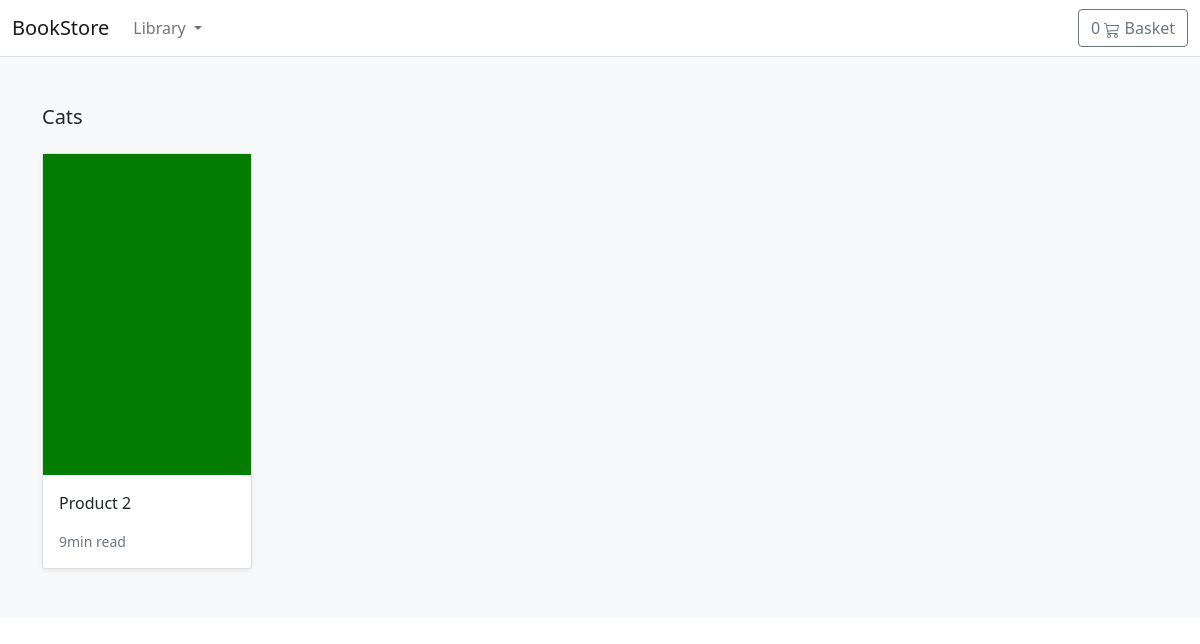
The page /shop/cats/ on the database as committed earlier.
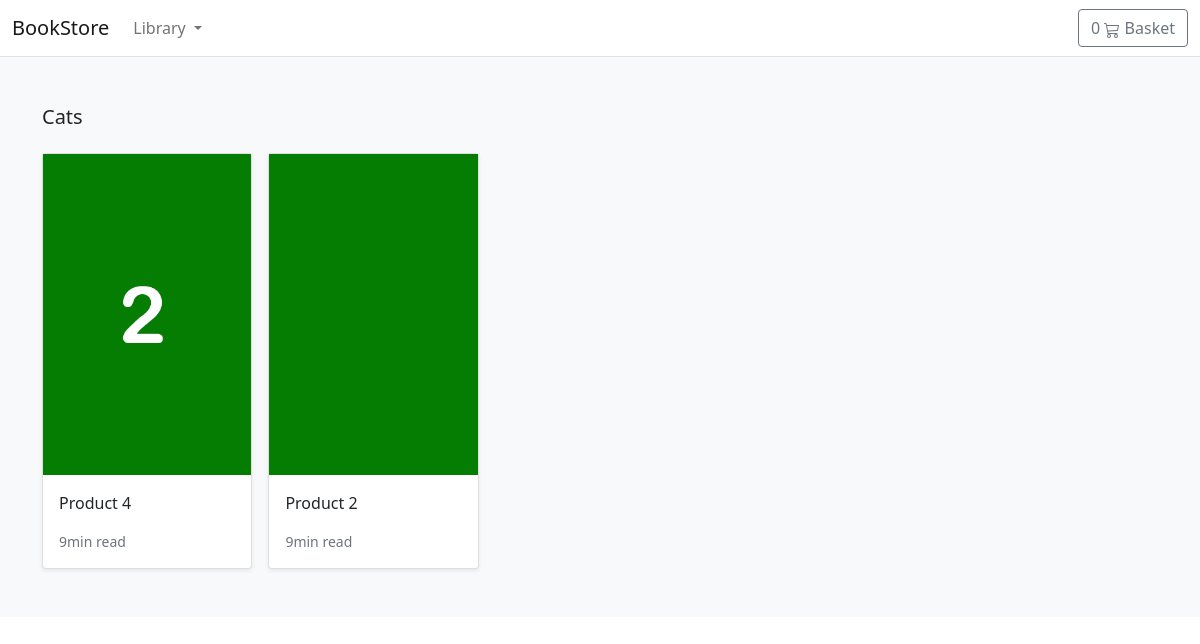
The same page on the database as committed later.
### store/models.py (models this page shows, shortened)
class Product(models.Model):
    category = models.ForeignKey(Category, related_name='product', on_delete=models.CASCADE)
    created_by = models.ForeignKey(User, on_delete=models.CASCADE, related_name='product_creator')
    title = models.CharField(max_length=255)
    author = models.CharField(max_length=255, default='admin')
    description = models.TextField(blank=True)
    image = models.ImageField(upload_to='images/', default='images/default.png')
    slug = models.SlugField(max_length=255, null=True)
    price = models.DecimalField(max_digits=4, decimal_places=2)
    in_stock = models.BooleanField(default=True)
    is_active = models.BooleanField(default=True)
    created = models.DateTimeField(auto_now_add=True)
    updated = models.DateTimeField(auto_now=True)
    objects = models.Manager()
    products = ProductManager()
    class Meta:
        verbose_name_plural = "Products"
        ordering = ('-created',)
    def get_absolute_url(self):
        return reverse('store:product_detail',args=[self.slug])

### store/views.py (the view)
# urls.py: path('shop/<slug:category_slug>/', views.category_list, name='category_list')
def category_list(request, category_slug):
    category = get_object_or_404(Category, slug=category_slug)
    products = Product.objects.filter(category = category)
    return render(request,'store/products/category.html', {'category':category, 'products':products})

### basket/basket.py (called while the page is built)
    def __len__(self):
        return sum(item['qty'] for item in self.basket.values())

### basket/context_processors.py (called while the page is built)
def basket(request):
    return {'basket':Basket(request) }

### store/context_processors.py (called while the page is built)
def categories(request):
    return {
        'categories': Category.objects.all()
    }

### Templates/store/products/category.html (shortened to what this page needs)
{% extends "../base.html" %}
{% load static %}
{% block content %}
<main>
  <div class="album py-5 bg-light">
    <div class="container">
      <div class="pb-3 h5">{{category.name|title}}</div>
      <div class="row row-cols-1 row-cols-sm-2 row-cols-md-5 g-3">
        {% for product in products %}
        <div class="col">
          <div class="card shadow-sm">
          <img class="img-fluid" alt="Responsive image" src="{{ product.image.url }}">
            <div class="card-body">
              <p class="card-text">
                <a class="text-dark text-decoration-none" href="{{ product.get_absolute_url }}">{{ product.title }}</a>
              </p>
              <div class="d-flex justify-content-between align-items-center">
                <small class="text-muted">9min read</small>
              </div>
            </div>
          </div>
        </div>
        {% endfor %}
      </div>
    </div>
  </div>
</main>
{% endblock %}

Rows that differ between the two databases and show on the page:
added Product: image (placeholder picture), title "Product 4"
